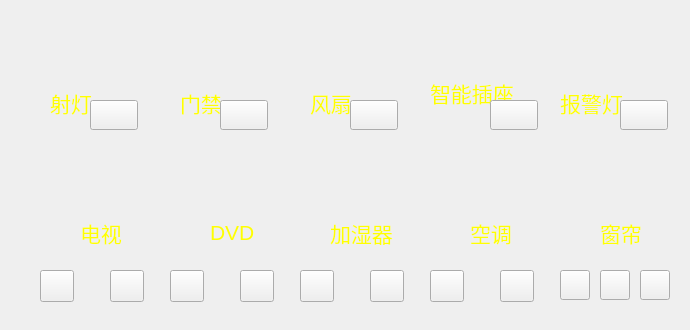
   <widget class="QWidget" name="tab_2">
    <attribute name="title">
     <string>设备控制</string>
    </attribute>
    <widget class="QLabel" name="label_4">
     <property name="geometry">
      <rect>
       <x>30</x>
       <y>40</y>
       <width>131</width>
       <height>101</height>
      </rect>
     </property>
     <property name="styleSheet">
      <string notr="true">background-image: url(:/4218.png);</string>
     </property>
     <property name="text">
      <string/>
     </property>
    </widget>
    <widget class="QLabel" name="label_7">
     <property name="geometry">
      <rect>
       <x>50</x>
       <y>50</y>
       <width>40</width>
       <height>40</height>
      </rect>
     </property>
     <property name="styleSheet">
      <string notr="true">background-image: url(:/4222.png);</string>
     </property>
     <property name="text">
      <string/>
     </property>
    </widget>
    <widget class="QLabel" name="label_10">
     <property name="geometry">
      <rect>
       <x>50</x>
       <y>90</y>
       <width>43</width>
       <height>25</height>
      </rect>
     </property>
     <property name="font">
      <font>
       <pointsize>16</pointsize>
      </font>
     </property>
     <property name="styleSheet">
      <string notr="true">color: rgb(255, 255, 0);</string>
     </property>
     <property name="text">
      <string>射灯</string>
     </property>
    </widget>
    <widget class="QPushButton" name="btn_lamp">
     <property name="geometry">
      <rect>
       <x>90</x>
       <y>100</y>
       <width>48</width>
       <height>30</height>
      </rect>
     </property>
     <property name="styleSheet">
      <string notr="true">background-image: url(:/4210.png);</string>
     </property>
     <property name="text">
      <string/>
     </property>
    </widget>
    <widget class="QLabel" name="label_13">
     <property name="geometry">
      <rect>
       <x>180</x>
       <y>90</y>
       <width>43</width>
       <height>25</height>
      </rect>
     </property>
     <property name="font">
      <font>
       <pointsize>16</pointsize>
      </font>
     </property>
     <property name="styleSheet">
      <string notr="true">color: rgb(255, 255, 0);</string>
     </property>
     <property name="text">
      <string>门禁</string>
     </property>
    </widget>
    <widget class="QLabel" name="label_16">
     <property name="geometry">
      <rect>
       <x>160</x>
       <y>40</y>
       <width>131</width>
       <height>101</height>
      </rect>
     </property>
     <property name="styleSheet">
      <string notr="true">background-image: url(:/4218.png);</string>
     </property>
     <property name="text">
      <string/>
     </property>
    </widget>
    <widget class="QLabel" name="label_19">
     <property name="geometry">
      <rect>
       <x>180</x>
       <y>50</y>
       <width>40</width>
       <height>40</height>
      </rect>
     </property>
     <property name="styleSheet">
      <string notr="true">background-image: url(:/4216.png);</string>
     </property>
     <property name="text">
      <string/>
     </property>
    </widget>
    <widget class="QPushButton" name="btn_rfid">
     <property name="geometry">
      <rect>
       <x>220</x>
       <y>100</y>
       <width>48</width>
       <height>30</height>
      </rect>
     </property>
     <property name="styleSheet">
      <string notr="true">background-image: url(:/4210.png);</string>
     </property>
     <property name="text">
      <string/>
     </property>
    </widget>
    <widget class="QLabel" name="label_22">
     <property name="geometry">
      <rect>
       <x>310</x>
       <y>90</y>
       <width>42</width>
       <height>25</height>
      </rect>
     </property>
     <property name="font">
      <font>
       <pointsize>16</pointsize>
      </font>
     </property>
     <property name="styleSheet">
      <string notr="true">color: rgb(255, 255, 0);</string>
     </property>
     <property name="text">
      <string>风扇</string>
     </property>
    </widget>
    <widget class="QLabel" name="label_25">
     <property name="geometry">
      <rect>
       <x>290</x>
       <y>40</y>
       <width>131</width>
       <height>101</height>
      </rect>
     </property>
     <property name="styleSheet">
      <string notr="true">background-image: url(:/4218.png);</string>
     </property>
     <property name="text">
      <string/>
     </property>
    </widget>
    <widget class="QLabel" name="label_28">
     <property name="geometry">
      <rect>
       <x>310</x>
       <y>50</y>
       <width>40</width>
       <height>40</height>
      </rect>
     </property>
     <property name="styleSheet">
      <string notr="true">background-image: url(:/4220.png);</string>
     </property>
     <property name="text">
      <string/>
     </property>
    </widget>
    <widget class="QPushButton" name="btn_fan">
     <property name="geometry">
      <rect>
       <x>350</x>
       <y>100</y>
       <width>48</width>
       <height>30</height>
      </rect>
     </property>
     <property name="styleSheet">
      <string notr="true">background-image: url(:/4210.png);</string>
     </property>
     <property name="text">
      <string/>
     </property>
    </widget>
    <widget class="QLabel" name="label_29">
     <property name="geometry">
      <rect>
       <x>430</x>
       <y>80</y>
       <width>85</width>
       <height>25</height>
      </rect>
     </property>
     <property name="font">
      <font>
       <pointsize>16</pointsize>
      </font>
     </property>
     <property name="styleSheet">
      <string notr="true">color: rgb(255, 255, 0);</string>
     </property>
     <property name="text">
      <string>智能插座</string>
     </property>
    </widget>
    <widget class="QLabel" name="label_30">
     <property name="geometry">
      <rect>
       <x>420</x>
       <y>40</y>
       <width>131</width>
       <height>101</height>
      </rect>
     </property>
     <property name="styleSheet">
      <string notr="true">background-image: url(:/4218.png);</string>
     </property>
     <property name="text">
      <string/>
     </property>
    </widget>
    <widget class="QLabel" name="label_31">
     <property name="geometry">
      <rect>
       <x>440</x>
       <y>50</y>
       <width>40</width>
       <height>40</height>
      </rect>
     </property>
     <property name="styleSheet">
      <string notr="true">background-image: url(:/4224.png);</string>
     </property>
     <property name="text">
      <string/>
     </property>
    </widget>
    <widget class="QPushButton" name="btn_">
     <property name="geometry">
      <rect>
       <x>490</x>
       <y>100</y>
       <width>48</width>
       <height>30</height>
      </rect>
     </property>
     <property name="styleSheet">
      <string notr="true">background-image: url(:/4210.png);</string>
     </property>
     <property name="text">
      <string/>
     </property>
    </widget>
    <widget class="QLabel" name="label_32">
     <property name="geometry">
      <rect>
       <x>560</x>
       <y>90</y>
       <width>64</width>
       <height>25</height>
      </rect>
     </property>
     <property name="font">
      <font>
       <pointsize>16</pointsize>
      </font>
     </property>
     <property name="styleSheet">
      <string notr="true">color: rgb(255, 255, 0);</string>
     </property>
     <property name="text">
      <string>报警灯</string>
     </property>
    </widget>
    <widget class="QLabel" name="label_33">
     <property name="geometry">
      <rect>
       <x>550</x>
       <y>40</y>
       <width>131</width>
       <height>101</height>
      </rect>
     </property>
     <property name="styleSheet">
      <string notr="true">background-image: url(:/4218.png);</string>
     </property>
     <property name="text">
      <string/>
     </property>
    </widget>
    <widget class="QLabel" name="label_34">
     <property name="geometry">
      <rect>
       <x>570</x>
       <y>50</y>
       <width>40</width>
       <height>40</height>
      </rect>
     </property>
     <property name="styleSheet">
      <string notr="true">background-image: url(:/4209.png);</string>
     </property>
     <property name="text">
      <string/>
     </property>
    </widget>
    <widget class="QPushButton" name="btn_warning">
     <property name="geometry">
      <rect>
       <x>620</x>
       <y>100</y>
       <width>48</width>
       <height>30</height>
      </rect>
     </property>
     <property name="styleSheet">
      <string notr="true">background-image: url(:/4210.png);</string>
     </property>
     <property name="text">
      <string/>
     </property>
    </widget>
    <widget class="QLabel" name="label_35">
     <property name="geometry">
      <rect>
       <x>30</x>
       <y>170</y>
       <width>131</width>
       <height>151</height>
      </rect>
     </property>
     <property name="styleSheet">
      <string notr="true">background-image: url(:/4219.png);</string>
     </property>
     <property name="text">
      <string/>
     </property>
    </widget>
    <widget class="QLabel" name="label_36">
     <property name="geometry">
      <rect>
       <x>80</x>
       <y>180</y>
       <width>40</width>
       <height>40</height>
      </rect>
     </property>
     <property name="styleSheet">
      <string notr="true">background-image: url(:/4226.png);</string>
     </property>
     <property name="text">
      <string/>
     </property>
    </widget>
    <widget class="QLabel" name="label_37">
     <property name="geometry">
      <rect>
       <x>80</x>
       <y>220</y>
       <width>43</width>
       <height>25</height>
      </rect>
     </property>
     <property name="font">
      <font>
       <pointsize>16</pointsize>
      </font>
     </property>
     <property name="styleSheet">
      <string notr="true">color: rgb(255, 255, 0);</string>
     </property>
     <property name="text">
      <string>电视</string>
     </property>
    </widget>
    <widget class="QPushButton" name="btn_tv_on">
     <property name="geometry">
      <rect>
       <x>40</x>
       <y>270</y>
       <width>34</width>
       <height>32</height>
      </rect>
     </property>
     <property name="styleSheet">
      <string notr="true">background-image: url(:/4223.png);</string>
     </property>
     <property name="text">
      <string/>
     </property>
    </widget>
    <widget class="QPushButton" name="btn_tv_off">
     <property name="geometry">
      <rect>
       <x>110</x>
       <y>270</y>
       <width>34</width>
       <height>32</height>
      </rect>
     </property>
     <property name="styleSheet">
      <string notr="true">background-image: url(:/4225.png);</string>
     </property>
     <property name="text">
      <string/>
     </property>
    </widget>
    <widget class="QLabel" name="label_38">
     <property name="geometry">
      <rect>
       <x>210</x>
       <y>180</y>
       <width>40</width>
       <height>40</height>
      </rect>
     </property>
     <property name="styleSheet">
      <string notr="true">background-image: url(:/4217.png);</string>
     </property>
     <property name="text">
      <string/>
     </property>
    </widget>
    <widget class="QPushButton" name="btn_dvd_on">
     <property name="geometry">
      <rect>
       <x>170</x>
       <y>270</y>
       <width>34</width>
       <height>32</height>
      </rect>
     </property>
     <property name="styleSheet">
      <string notr="true">background-image: url(:/4223.png);</string>
     </property>
     <property name="text">
      <string/>
     </property>
    </widget>
    <widget class="QLabel" name="label_39">
     <property name="geometry">
      <rect>
       <x>210</x>
       <y>220</y>
       <width>45</width>
       <height>25</height>
      </rect>
     </property>
     <property name="font">
      <font>
       <pointsize>16</pointsize>
      </font>
     </property>
     <property name="styleSheet">
      <string notr="true">color: rgb(255, 255, 0);</string>
     </property>
     <property name="text">
      <string>DVD</string>
     </property>
    </widget>
    <widget class="QPushButton" name="btn_dvd_off">
     <property name="geometry">
      <rect>
       <x>240</x>
       <y>270</y>
       <width>34</width>
       <height>32</height>
      </rect>
     </property>
     <property name="styleSheet">
      <string notr="true">background-image: url(:/4225.png);</string>
     </property>
     <property name="text">
      <string/>
     </property>
    </widget>
    <widget class="QLabel" name="label_40">
     <property name="geometry">
      <rect>
       <x>160</x>
       <y>170</y>
       <width>131</width>
       <height>151</height>
      </rect>
     </property>
     <property name="styleSheet">
      <string notr="true">background-image: url(:/4219.png);</string>
     </property>
     <property name="text">
      <string/>
     </property>
    </widget>
    <widget class="QLabel" name="label_41">
     <property name="geometry">
      <rect>
       <x>340</x>
       <y>180</y>
       <width>40</width>
       <height>40</height>
      </rect>
     </property>
     <property name="styleSheet">
      <string notr="true">background-image: url(:/4221.png);</string>
     </property>
     <property name="text">
      <string/>
     </property>
    </widget>
    <widget class="QPushButton" name="pushButton_10">
     <property name="geometry">
      <rect>
       <x>300</x>
       <y>270</y>
       <width>34</width>
       <height>32</height>
      </rect>
     </property>
     <property name="styleSheet">
      <string notr="true">background-image: url(:/4223.png);</string>
     </property>
     <property name="text">
      <string/>
     </property>
    </widget>
    <widget class="QLabel" name="label_42">
     <property name="geometry">
      <rect>
       <x>330</x>
       <y>220</y>
       <width>64</width>
       <height>25</height>
      </rect>
     </property>
     <property name="font">
      <font>
       <pointsize>16</pointsize>
      </font>
     </property>
     <property name="styleSheet">
      <string notr="true">color: rgb(255, 255, 0);</string>
     </property>
     <property name="text">
      <string>加湿器</string>
     </property>
    </widget>
    <widget class="QPushButton" name="pushButton_11">
     <property name="geometry">
      <rect>
       <x>370</x>
       <y>270</y>
       <width>34</width>
       <height>32</height>
      </rect>
     </property>
     <property name="styleSheet">
      <string notr="true">background-image: url(:/4225.png);</string>
     </property>
     <property name="text">
      <string/>
     </property>
    </widget>
    <widget class="QLabel" name="label_43">
     <property name="geometry">
      <rect>
       <x>290</x>
       <y>170</y>
       <width>131</width>
       <height>151</height>
      </rect>
     </property>
     <property name="styleSheet">
      <string notr="true">background-image: url(:/4219.png);</string>
     </property>
     <property name="text">
      <string/>
     </property>
    </widget>
    <widget class="QLabel" name="label_44">
     <property name="geometry">
      <rect>
       <x>470</x>
       <y>180</y>
       <width>40</width>
       <height>40</height>
      </rect>
     </property>
     <property name="styleSheet">
      <string notr="true">background-image: url(:/4208.png);</string>
     </property>
     <property name="text">
      <string/>
     </property>
    </widget>
    <widget class="QPushButton" name="btn_air_on">
     <property name="geometry">
      <rect>
       <x>430</x>
       <y>270</y>
       <width>34</width>
       <height>32</height>
      </rect>
     </property>
     <property name="styleSheet">
      <string notr="true">background-image: url(:/4223.png);</string>
     </property>
     <property name="text">
      <string/>
     </property>
    </widget>
    <widget class="QLabel" name="label_45">
     <property name="geometry">
      <rect>
       <x>470</x>
       <y>220</y>
       <width>43</width>
       <height>25</height>
      </rect>
     </property>
     <property name="font">
      <font>
       <pointsize>16</pointsize>
      </font>
     </property>
     <property name="styleSheet">
      <string notr="true">color: rgb(255, 255, 0);</string>
     </property>
     <property name="text">
      <string>空调</string>
     </property>
    </widget>
    <widget class="QPushButton" name="btn_air_off">
     <property name="geometry">
      <rect>
       <x>500</x>
       <y>270</y>
       <width>34</width>
       <height>32</height>
      </rect>
     </property>
     <property name="styleSheet">
      <string notr="true">background-image: url(:/4225.png);</string>
     </property>
     <property name="text">
      <string/>
     </property>
    </widget>
    <widget class="QLabel" name="label_46">
     <property name="geometry">
      <rect>
       <x>420</x>
       <y>170</y>
       <width>131</width>
       <height>151</height>
      </rect>
     </property>
     <property name="styleSheet">
      <string notr="true">background-image: url(:/4219.png);</string>
     </property>
     <property name="text">
      <string/>
     </property>
    </widget>
    <widget class="QLabel" name="label_47">
     <property name="geometry">
      <rect>
       <x>600</x>
       <y>180</y>
       <width>40</width>
       <height>40</height>
      </rect>
     </property>
     <property name="styleSheet">
      <string notr="true">background-image: url(:/4212.png);</string>
     </property>
     <property name="text">
      <string/>
     </property>
    </widget>
    <widget class="QPushButton" name="btn_curtain_on">
     <property name="geometry">
      <rect>
       <x>560</x>
       <y>270</y>
       <width>30</width>
       <height>30</height>
      </rect>
     </property>
     <property name="styleSheet">
      <string notr="true">background-image: url(:/4214.png);</string>
     </property>
     <property name="text">
      <string/>
     </property>
    </widget>
    <widget class="QLabel" name="label_48">
     <property name="geometry">
      <rect>
       <x>600</x>
       <y>220</y>
       <width>42</width>
       <height>25</height>
      </rect>
     </property>
     <property name="font">
      <font>
       <pointsize>16</pointsize>
      </font>
     </property>
     <property name="styleSheet">
      <string notr="true">color: rgb(255, 255, 0);</string>
     </property>
     <property name="text">
      <string>窗帘</string>
     </property>
    </widget>
    <widget class="QPushButton" name="btn_curtain_off">
     <property name="geometry">
      <rect>
       <x>640</x>
       <y>270</y>
       <width>30</width>
       <height>30</height>
      </rect>
     </property>
     <property name="styleSheet">
      <string notr="true">background-image: url(:/4213.png);</string>
     </property>
     <property name="text">
      <string/>
     </property>
    </widget>
    <widget class="QLabel" name="label_49">
     <property name="geometry">
      <rect>
       <x>550</x>
       <y>170</y>
       <width>131</width>
       <height>151</height>
      </rect>
     </property>
     <property name="styleSheet">
      <string notr="true">background-image: url(:/4219.png);</string>
     </property>
     <property name="text">
      <string/>
     </property>
    </widget>
    <widget class="QPushButton" name="btn_curtain_stop">
     <property name="geometry">
      <rect>
       <x>600</x>
       <y>270</y>
       <width>30</width>
       <height>30</height>
      </rect>
     </property>
     <property name="styleSheet">
      <string notr="true">background-image: url(:/4215.png);</string>
     </property>
     <property name="text">
      <string/>
     </property>
    </widget>
    <zorder>label_49</zorder>
    <zorder>label_46</zorder>
    <zorder>label_43</zorder>
    <zorder>label_40</zorder>
    <zorder>label_33</zorder>
    <zorder>label_30</zorder>
    <zorder>label_25</zorder>
    <zorder>label_16</zorder>
    <zorder>label_4</zorder>
    <zorder>label_7</zorder>
    <zorder>label_10</zorder>
    <zorder>btn_lamp</zorder>
    <zorder>label_13</zorder>
    <zorder>label_19</zorder>
    <zorder>btn_rfid</zorder>
    <zorder>label_22</zorder>
    <zorder>label_28</zorder>
    <zorder>btn_fan</zorder>
    <zorder>label_29</zorder>
    <zorder>label_31</zorder>
    <zorder>btn_</zorder>
    <zorder>label_32</zorder>
    <zorder>label_34</zorder>
    <zorder>btn_warning</zorder>
    <zorder>label_35</zorder>
    <zorder>label_36</zorder>
    <zorder>label_37</zorder>
    <zorder>btn_tv_on</zorder>
    <zorder>btn_tv_off</zorder>
    <zorder>label_38</zorder>
    <zorder>btn_dvd_on</zorder>
    <zorder>label_39</zorder>
    <zorder>btn_dvd_off</zorder>
    <zorder>label_41</zorder>
    <zorder>pushButton_10</zorder>
    <zorder>label_42</zorder>
    <zorder>pushButton_11</zorder>
    <zorder>label_44</zorder>
    <zorder>btn_air_on</zorder>
    <zorder>label_45</zorder>
    <zorder>btn_air_off</zorder>
    <zorder>label_47</zorder>
    <zorder>btn_curtain_on</zorder>
    <zorder>label_48</zorder>
    <zorder>btn_curtain_off</zorder>
    <zorder>btn_curtain_stop</zorder>
   </widget>
